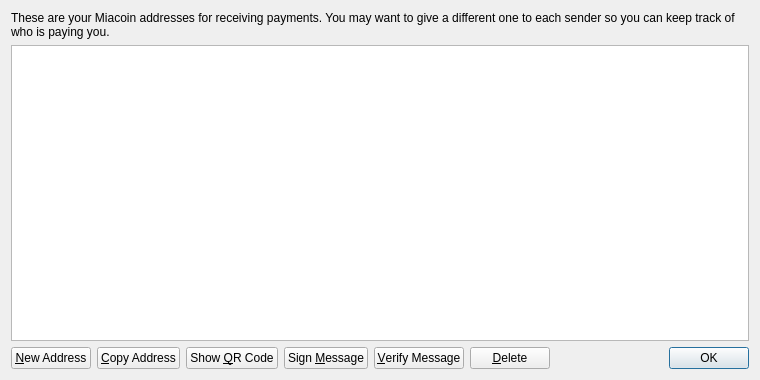
<?xml version="1.0" encoding="UTF-8"?>
<ui version="4.0">
 <class>AddressBookPage</class>
 <widget class="QWidget" name="AddressBookPage">
  <property name="geometry">
   <rect>
    <x>0</x>
    <y>0</y>
    <width>760</width>
    <height>380</height>
   </rect>
  </property>
  <property name="windowTitle">
   <string>Address Book</string>
  </property>
  <layout class="QVBoxLayout" name="verticalLayout">
   <item>
    <widget class="QLabel" name="labelExplanation">
     <property name="text">
      <string>These are your Miacoin addresses for receiving payments. You may want to give a different one to each sender so you can keep track of who is paying you.</string>
     </property>
     <property name="textFormat">
      <enum>Qt::PlainText</enum>
     </property>
     <property name="wordWrap">
      <bool>true</bool>
     </property>
    </widget>
   </item>
   <item>
    <widget class="QTableView" name="tableView">
     <property name="contextMenuPolicy">
      <enum>Qt::CustomContextMenu</enum>
     </property>
     <property name="toolTip">
      <string>Double-click to edit address or label</string>
     </property>
     <property name="tabKeyNavigation">
      <bool>false</bool>
     </property>
     <property name="alternatingRowColors">
      <bool>true</bool>
     </property>
     <property name="selectionMode">
      <enum>QAbstractItemView::SingleSelection</enum>
     </property>
     <property name="selectionBehavior">
      <enum>QAbstractItemView::SelectRows</enum>
     </property>
     <property name="sortingEnabled">
      <bool>true</bool>
     </property>
     <attribute name="verticalHeaderVisible">
      <bool>false</bool>
     </attribute>
    </widget>
   </item>
   <item>
    <layout class="QHBoxLayout" name="horizontalLayout">
     <item>
      <widget class="QPushButton" name="newAddressButton">
       <property name="toolTip">
        <string>Create a new address</string>
       </property>
       <property name="text">
        <string>&amp;New Address</string>
       </property>
       <property name="icon">
        <iconset resource="../bitcoin.qrc">
         <normaloff>:/icons/add</normaloff>:/icons/add</iconset>
       </property>
      </widget>
     </item>
     <item>
      <widget class="QPushButton" name="copyToClipboard">
       <property name="toolTip">
        <string>Copy the currently selected address to the system clipboard</string>
       </property>
       <property name="text">
        <string>&amp;Copy Address</string>
       </property>
       <property name="icon">
        <iconset resource="../bitcoin.qrc">
         <normaloff>:/icons/editcopy</normaloff>:/icons/editcopy</iconset>
       </property>
      </widget>
     </item>
     <item>
      <widget class="QPushButton" name="showQRCode">
       <property name="text">
        <string>Show &amp;QR Code</string>
       </property>
       <property name="icon">
        <iconset resource="../bitcoin.qrc">
         <normaloff>:/icons/qrcode</normaloff>:/icons/qrcode</iconset>
       </property>
      </widget>
     </item>
     <item>
      <widget class="QPushButton" name="signMessage">
       <property name="toolTip">
        <string>Sign a message to prove you own a Miacoin address</string>
       </property>
       <property name="text">
        <string>Sign &amp;Message</string>
       </property>
       <property name="icon">
        <iconset resource="../bitcoin.qrc">
         <normaloff>:/icons/edit</normaloff>:/icons/edit</iconset>
       </property>
      </widget>
     </item>
     <item>
      <widget class="QPushButton" name="verifyMessage">
       <property name="toolTip">
        <string>Verify a message to ensure it was signed with a specified Miacoin address</string>
       </property>
       <property name="text">
        <string>&amp;Verify Message</string>
       </property>
       <property name="icon">
        <iconset resource="../bitcoin.qrc">
         <normaloff>:/icons/transaction_0</normaloff>:/icons/transaction_0</iconset>
       </property>
      </widget>
     </item>
     <item>
      <widget class="QPushButton" name="deleteButton">
       <property name="toolTip">
        <string>Delete the currently selected address from the list</string>
       </property>
       <property name="text">
        <string>&amp;Delete</string>
       </property>
       <property name="icon">
        <iconset resource="../bitcoin.qrc">
         <normaloff>:/icons/remove</normaloff>:/icons/remove</iconset>
       </property>
      </widget>
     </item>
     <item>
      <spacer name="horizontalSpacer">
       <property name="orientation">
        <enum>Qt::Horizontal</enum>
       </property>
       <property name="sizeHint" stdset="0">
        <size>
         <width>40</width>
         <height>20</height>
        </size>
       </property>
      </spacer>
     </item>
     <item>
      <widget class="QDialogButtonBox" name="buttonBox">
       <property name="sizePolicy">
        <sizepolicy hsizetype="Maximum" vsizetype="Fixed">
         <horstretch>0</horstretch>
         <verstretch>0</verstretch>
        </sizepolicy>
       </property>
       <property name="standardButtons">
        <set>QDialogButtonBox::Ok</set>
       </property>
      </widget>
     </item>
    </layout>
   </item>
  </layout>
 </widget>
 <resources>
  <include location="../bitcoin.qrc"/>
 </resources>
 <connections/>
</ui>
